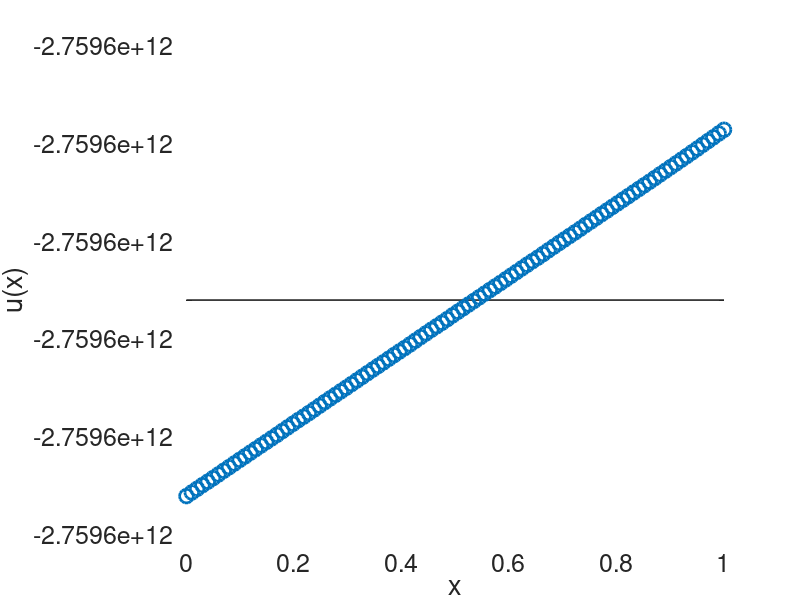

Source code (MATLAB):
clear
%forcing function
f = @(x) 0*x;

sigma = 0;
gamma = 1;
b = 2;
xa = 0;
xb = 1;

L = xb - xa;  %length of the domain

%exact solution
u_exact = @(x) exp(x) + (sigma-exp(xa))*(x - xb) + b - exp(xb);

%% We will solve d^2(u)/dx^2 = f(x) on domain x = [x_a,x_b] 
% with BC: 
%   u'(x_a) = sigma
%   u'(x_b)  = gamma
% using a central finite difference method

neumann_method= 3; %1 - first order one sided difference

N = 100; %number of internal gridpoints
h = L/(N+1); %interval length
M=N+2; %account for all points including boundary

%create grid 
x_grid = linspace(xa,xb,M); %this mesh includes endpoints
x = x_grid; 

%build matrix A
A = zeros(M,M); %initialize zero matrix N+2 x N+2 
A = diag(-2*ones(M,1))    + ...    % main diagonal
    diag(ones(M-1,1), -1) + ...    % upper diagonal
    diag(ones(M-1,1),  1);         % lower diagonal

%modify first row to represent BC

switch neumann_method
    case 1 
        A(1,1) = -h;
        A(1,2) = h;
        A(M,M-1) = h;
        A(M,M) = -h;
    case 2 
        A(1,1) = -h;
        A(1,2) = h;
        A(M,M-1) = h;
        A(M,M) = -h;
    case 3
        A(1,1) = 3*h/2;
        A(1,2) = -2*h;
        A(1,3) = h/2;
        A(M,M) = 3*h/2;
        A(M,M-1) = -2*h;
        A(M,M-2) = h/2;
end

A = A/h^2

%NOTE: for large matrices it is a better idea to use sparse matrix
%representation

%create RHS vector
g = (f(x))';

%implement BC
switch neumann_method
    case 1
        g(1) = sigma;
        g(M) = gamma;
    case 2
        g(1) = sigma + h/2*f(x(1));
        g(M) = gamma + h/2*f(x(M));
    case 3
        g(1) = sigma;
        g(M) = gamma;
end



g(M) = b;

%solve linear system
u = A\g;

%plot solution
xx= linspace(xa,xb);
%plot(xx,u_exact(xx),'--k','LineWidth',2)
%hold on;
plot(x,u,'o','LineWidth',2,'MarkerSize',10);
%plot(xa,a,'ob','LineWidth',2,'MarkerSize',10);
%plot(xb,b,'ob','LineWidth',2,'MarkerSize',10);

%hold off
xlabel('x'); ylabel('u(x)');
grid on
set(gca,'FontSize',18)

